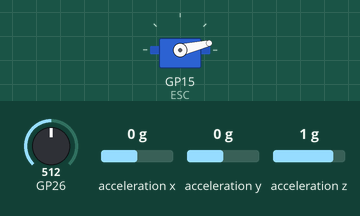
This sketch was run on a simulated Raspberry Pi Pico. On the bench: servo. Wiring (inferred from the names in the program): ADXL345 accelerometer at I2C address 0x53. Inputs (shaded band) come from the test bench; at power-on: GP26 = 512, acceleration x 0 g, acceleration y 0 g, acceleration z 1 g. What the sketch prints to the serial monitor is not drawn.

Above: at 6.2 s.
6.3 s: GP26 set to 992
At 6.6 s:
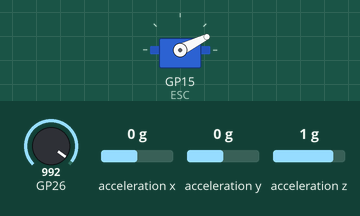
7.8 s: GP26 set to 30
At 8.7 s:
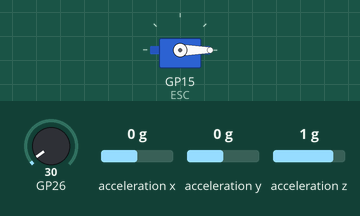
Timing chart, 0 to 10.8 s (numbered marks = the images above; inputs shaded):
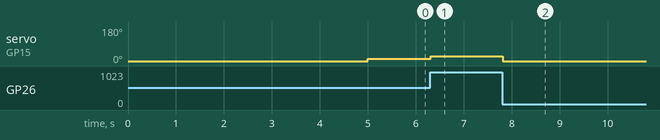

Measured:
- after the input at 6.3 s, servo on GP15 (ESC): 13° → 26° at once
- after the input at 7.8 s, servo on GP15 (ESC): 26° → 0° at once

The sketch:

Criar-Dataset.ino
```cpp
// Raspberry Pi Pico W (RP2040) - core Arduino-Pico
// Coleta de dataset com ADXL345 a 800 Hz usando a FIFO interna do sensor.
// Envia pela serial USB: contador,x,y,z (valores brutos, 3,9 mg/LSB).
// A conversão para m/s² é feita no Python.

#include <Servo.h>
#include <Wire.h>

Servo ESC;

// ---------------------------------------------------------------------------
// ADXL345
// ---------------------------------------------------------------------------
#define ADXL_ADDR_LOW    0x53   // SDO em GND
#define ADXL_ADDR_HIGH   0x1D   // SDO em 3,3 V

#define REG_DEVID        0x00
#define REG_BW_RATE      0x2C
#define REG_POWER_CTL    0x2D
#define REG_INT_SOURCE   0x30
#define REG_DATA_FORMAT  0x31
#define REG_DATAX0       0x32
#define REG_FIFO_CTL     0x38
#define REG_FIFO_STATUS  0x39

#define BW_RATE_800HZ    0x0D   // 800 Hz, filtro interno de 400 Hz
#define FORMAT_16G_FULL  0x0B   // resolução total, ±16g
#define FIFO_STREAM      0x80   // modo stream: guarda as 32 amostras mais recentes

uint8_t adxlAddr = ADXL_ADDR_LOW;

// ---------------------------------------------------------------------------
// Controle do motor
// ---------------------------------------------------------------------------
const unsigned long INTERVALO_ESC_US = 20000;   // ESC atualizado a 50 Hz
unsigned long ultimoESC = 0;

uint32_t contador = 0;   // número da amostra, para detectar perdas no Python

// Leitura com média para reduzir ruído
int lerPot() {
  long soma = 0;
  for (int i = 0; i < 5; i++) soma += analogRead(A0);
  return map(soma / 5, 0, 1023, 0, 27); // limitado a 15%
}

// ---------------------------------------------------------------------------
// Funções I2C do ADXL345
// ---------------------------------------------------------------------------
bool presente(uint8_t addr) {
  Wire.beginTransmission(addr);
  return Wire.endTransmission() == 0;
}

void escreveReg(uint8_t reg, uint8_t val) {
  Wire.beginTransmission(adxlAddr);
  Wire.write(reg);
  Wire.write(val);
  Wire.endTransmission();
}

uint8_t leReg(uint8_t reg) {
  Wire.beginTransmission(adxlAddr);
  Wire.write(reg);
  Wire.endTransmission(false);
  Wire.requestFrom(adxlAddr, (size_t)1);
  return Wire.read();
}

// Lê uma amostra da FIFO. Os 6 bytes precisam ser lidos numa única
// transação; ao terminar, a FIFO libera a próxima amostra.
void leAmostra(int16_t &x, int16_t &y, int16_t &z) {
  uint8_t b[6];
  Wire.beginTransmission(adxlAddr);
  Wire.write(REG_DATAX0);
  Wire.endTransmission(false);
  Wire.requestFrom(adxlAddr, (size_t)6);
  for (int i = 0; i < 6; i++) b[i] = Wire.read();

  x = (int16_t)((b[1] << 8) | b[0]);
  y = (int16_t)((b[3] << 8) | b[2]);
  z = (int16_t)((b[5] << 8) | b[4]);
}

void setup() {
  Serial.begin(115200);
  while (!Serial) delay(10);

  // Inicializa e arma o ESC
  ESC.attach(15, 1000, 2000);
  ESC.write(0);    // sinal mínimo para armar
  delay(5000);     // aguarda beeps de confirmação do ESC

  // I2C a 400 kHz (o padrão do Wire é 100 kHz, lento demais para 800 Hz)
  Wire.setSDA(4);
  Wire.setSCL(5);
  Wire.begin();
  Wire.setClock(400000);

  if (presente(ADXL_ADDR_LOW))       adxlAddr = ADXL_ADDR_LOW;
  else if (presente(ADXL_ADDR_HIGH)) adxlAddr = ADXL_ADDR_HIGH;
  else {
    Serial.println("# ERRO: ADXL345 nao encontrado!");
    while (1) delay(10);
  }

  if (leReg(REG_DEVID) != 0xE5) {
    Serial.println("# ERRO: dispositivo nao e um ADXL345!");
    while (1) delay(10);
  }

  escreveReg(REG_POWER_CTL, 0x00);           // standby durante a configuração
  escreveReg(REG_BW_RATE, BW_RATE_800HZ);
  escreveReg(REG_DATA_FORMAT, FORMAT_16G_FULL);
  escreveReg(REG_FIFO_CTL, 0x00);            // modo bypass: esvazia a FIFO
  escreveReg(REG_FIFO_CTL, FIFO_STREAM);
  escreveReg(REG_POWER_CTL, 0x08);           // inicia a medição

  Serial.println("# ADXL345 800Hz 16g full_res");
  Serial.println("n,x,y,z");
}

void loop() {
  // Motor atualizado a 50 Hz, independente da amostragem
  unsigned long agora = micros();
  if (agora - ultimoESC >= INTERVALO_ESC_US) {
    ultimoESC = agora;
    ESC.write(lerPot());
  }

  // Bit de overrun: a FIFO encheu e amostras antigas foram descartadas
  if (leReg(REG_INT_SOURCE) & 0x01) {
    Serial.println("# OVERRUN");
  }

  // Esvazia a FIFO enviando cada amostra
  uint8_t pendentes = leReg(REG_FIFO_STATUS) & 0x3F;
  char linha[40];
  for (uint8_t i = 0; i < pendentes; i++) {
    int16_t x, y, z;
    leAmostra(x, y, z);
    int len = snprintf(linha, sizeof(linha), "%lu,%d,%d,%d\n",
                       (unsigned long)contador++, x, y, z);
    Serial.write(linha, len);
  }
}


// // Raspberry Pi Pico W (RP2040)

// #include <Servo.h>
// #include <Wire.h>
// #include <Adafruit_MPU6050.h>
// #include <Adafruit_Sensor.h>

// Servo ESC;
// Adafruit_MPU6050 mpu;

// unsigned long tempoInicio;
// unsigned long ultimaLeitura;
// const unsigned int INTERVALO_US = 10000; // 100 Hz

// // Leitura com média para reduzir ruído
// int lerPot() {
//   long soma = 0;
//   for (int i = 0; i < 5; i++) soma += analogRead(A0);
//   return map(soma / 5, 0, 1023, 0, 27); // limitado a 15%
// }

// void setup() {
//   Serial.begin(115200);
//   while (!Serial) delay(10);

//   // Inicializa e arma o ESC corretamente
//   ESC.attach(15, 1000, 2000);
//   ESC.write(0);    // ← sinal mínimo para armar
//   delay(5000);     // aguarda beeps de confirmação do ESC

//   // Inicializa MPU6050
//   Wire.setSDA(4);
//   Wire.setSCL(5);
//   Wire.begin();

//   if (!mpu.begin()) {
//     Serial.println("ERRO: MPU6050 nao encontrado!");
//     while (1) delay(10);
//   }

//   mpu.setAccelerometerRange(MPU6050_RANGE_8_G);
//   mpu.setFilterBandwidth(MPU6050_BAND_44_HZ);

//   Serial.println("Time (s),X Acceleration,Y Acceleration,Z Acceleration");

//   tempoInicio = micros();
//   ultimaLeitura = tempoInicio;
// }

// void loop() {
//   unsigned long agora = micros();

//   if (agora - ultimaLeitura >= INTERVALO_US) {
//     ultimaLeitura = agora;

//     // Motor e MPU atualizados juntos a 100 Hz
//     ESC.write(lerPot());

//     sensors_event_t a, g, temp;
//     mpu.getEvent(&a, &g, &temp);

//     float tempo = (agora - tempoInicio) / 1000000.0;

//     Serial.print(tempo, 6);   Serial.print(",");
//     Serial.print(a.acceleration.x, 6); Serial.print(",");
//     Serial.print(a.acceleration.y, 6); Serial.print(",");
//     Serial.println(a.acceleration.z, 6);
//   }
// }
```
